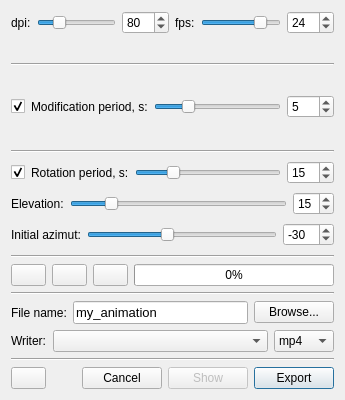
<?xml version="1.0" encoding="UTF-8"?>
<ui version="4.0">
 <class>Dialog</class>
 <widget class="QDialog" name="Dialog">
  <property name="geometry">
   <rect>
    <x>0</x>
    <y>0</y>
    <width>345</width>
    <height>400</height>
   </rect>
  </property>
  <property name="sizePolicy">
   <sizepolicy hsizetype="Fixed" vsizetype="Preferred">
    <horstretch>0</horstretch>
    <verstretch>0</verstretch>
   </sizepolicy>
  </property>
  <property name="minimumSize">
   <size>
    <width>345</width>
    <height>0</height>
   </size>
  </property>
  <property name="maximumSize">
   <size>
    <width>345</width>
    <height>16777215</height>
   </size>
  </property>
  <property name="windowTitle">
   <string>Animation manager</string>
  </property>
  <property name="windowIcon">
   <iconset>
    <normaloff>mpl_animationmanager/images/icon.png</normaloff>mpl_animationmanager/images/icon.png</iconset>
  </property>
  <property name="sizeGripEnabled">
   <bool>false</bool>
  </property>
  <layout class="QVBoxLayout" name="verticalLayout_3">
   <item>
    <layout class="QHBoxLayout" name="horizontalLayout_12">
     <item>
      <layout class="QHBoxLayout" name="horizontalLayout_11">
       <item>
        <widget class="QLabel" name="label_8">
         <property name="sizePolicy">
          <sizepolicy hsizetype="Maximum" vsizetype="Preferred">
           <horstretch>0</horstretch>
           <verstretch>0</verstretch>
          </sizepolicy>
         </property>
         <property name="text">
          <string>dpi:</string>
         </property>
        </widget>
       </item>
       <item>
        <widget class="QSlider" name="horizontalSlider_7">
         <property name="minimum">
          <number>10</number>
         </property>
         <property name="maximum">
          <number>300</number>
         </property>
         <property name="singleStep">
          <number>5</number>
         </property>
         <property name="value">
          <number>80</number>
         </property>
         <property name="orientation">
          <enum>Qt::Horizontal</enum>
         </property>
         <property name="tickPosition">
          <enum>QSlider::NoTicks</enum>
         </property>
        </widget>
       </item>
       <item>
        <widget class="QSpinBox" name="spinBox_dpi">
         <property name="minimum">
          <number>10</number>
         </property>
         <property name="maximum">
          <number>300</number>
         </property>
         <property name="singleStep">
          <number>5</number>
         </property>
         <property name="value">
          <number>80</number>
         </property>
        </widget>
       </item>
      </layout>
     </item>
     <item>
      <layout class="QHBoxLayout" name="horizontalLayout_2">
       <item>
        <widget class="QLabel" name="label_3">
         <property name="sizePolicy">
          <sizepolicy hsizetype="Maximum" vsizetype="Preferred">
           <horstretch>0</horstretch>
           <verstretch>0</verstretch>
          </sizepolicy>
         </property>
         <property name="text">
          <string>fps:</string>
         </property>
        </widget>
       </item>
       <item>
        <widget class="QSlider" name="horizontalSlider">
         <property name="minimum">
          <number>1</number>
         </property>
         <property name="maximum">
          <number>30</number>
         </property>
         <property name="value">
          <number>24</number>
         </property>
         <property name="orientation">
          <enum>Qt::Horizontal</enum>
         </property>
        </widget>
       </item>
       <item>
        <widget class="QSpinBox" name="spinBox_fps">
         <property name="minimum">
          <number>1</number>
         </property>
         <property name="maximum">
          <number>100</number>
         </property>
         <property name="value">
          <number>24</number>
         </property>
        </widget>
       </item>
      </layout>
     </item>
    </layout>
   </item>
   <item>
    <widget class="QWidget" name="widget_modif" native="true">
     <property name="sizePolicy">
      <sizepolicy hsizetype="Preferred" vsizetype="Preferred">
       <horstretch>0</horstretch>
       <verstretch>0</verstretch>
      </sizepolicy>
     </property>
     <layout class="QVBoxLayout" name="verticalLayout_2">
      <property name="margin">
       <number>0</number>
      </property>
      <item>
       <widget class="Line" name="line_4">
        <property name="orientation">
         <enum>Qt::Horizontal</enum>
        </property>
       </widget>
      </item>
      <item>
       <layout class="QHBoxLayout" name="horizontalLayout_10">
        <item>
         <widget class="QCheckBox" name="checkBox_modif">
          <property name="text">
           <string/>
          </property>
          <property name="checked">
           <bool>true</bool>
          </property>
         </widget>
        </item>
        <item>
         <widget class="QLabel" name="label_10">
          <property name="sizePolicy">
           <sizepolicy hsizetype="Maximum" vsizetype="Preferred">
            <horstretch>0</horstretch>
            <verstretch>0</verstretch>
           </sizepolicy>
          </property>
          <property name="text">
           <string>Modification period, s:</string>
          </property>
         </widget>
        </item>
        <item>
         <widget class="QSlider" name="horizontalSlider_5">
          <property name="minimum">
           <number>1</number>
          </property>
          <property name="maximum">
           <number>60</number>
          </property>
          <property name="value">
           <number>15</number>
          </property>
          <property name="orientation">
           <enum>Qt::Horizontal</enum>
          </property>
         </widget>
        </item>
        <item>
         <widget class="QSpinBox" name="spinBox_period_modif">
          <property name="minimum">
           <number>1</number>
          </property>
          <property name="maximum">
           <number>300</number>
          </property>
          <property name="value">
           <number>5</number>
          </property>
         </widget>
        </item>
       </layout>
      </item>
     </layout>
    </widget>
   </item>
   <item>
    <widget class="QWidget" name="widget_rot" native="true">
     <property name="sizePolicy">
      <sizepolicy hsizetype="Preferred" vsizetype="Preferred">
       <horstretch>0</horstretch>
       <verstretch>0</verstretch>
      </sizepolicy>
     </property>
     <layout class="QVBoxLayout" name="verticalLayout">
      <property name="margin">
       <number>0</number>
      </property>
      <item>
       <widget class="Line" name="line_5">
        <property name="orientation">
         <enum>Qt::Horizontal</enum>
        </property>
       </widget>
      </item>
      <item>
       <layout class="QHBoxLayout" name="horizontalLayout_3">
        <item>
         <widget class="QCheckBox" name="checkBox_rot">
          <property name="text">
           <string/>
          </property>
          <property name="checked">
           <bool>true</bool>
          </property>
         </widget>
        </item>
        <item>
         <widget class="QLabel" name="label_2">
          <property name="sizePolicy">
           <sizepolicy hsizetype="Maximum" vsizetype="Preferred">
            <horstretch>0</horstretch>
            <verstretch>0</verstretch>
           </sizepolicy>
          </property>
          <property name="text">
           <string>Rotation period, s:</string>
          </property>
         </widget>
        </item>
        <item>
         <widget class="QSlider" name="horizontalSlider_2">
          <property name="minimum">
           <number>1</number>
          </property>
          <property name="maximum">
           <number>60</number>
          </property>
          <property name="value">
           <number>15</number>
          </property>
          <property name="orientation">
           <enum>Qt::Horizontal</enum>
          </property>
         </widget>
        </item>
        <item>
         <widget class="QSpinBox" name="spinBox_period_rot">
          <property name="minimum">
           <number>1</number>
          </property>
          <property name="maximum">
           <number>300</number>
          </property>
          <property name="value">
           <number>15</number>
          </property>
         </widget>
        </item>
       </layout>
      </item>
      <item>
       <layout class="QHBoxLayout" name="horizontalLayout_8">
        <item>
         <widget class="QLabel" name="label_5">
          <property name="sizePolicy">
           <sizepolicy hsizetype="Maximum" vsizetype="Preferred">
            <horstretch>0</horstretch>
            <verstretch>0</verstretch>
           </sizepolicy>
          </property>
          <property name="text">
           <string>Elevation:</string>
          </property>
         </widget>
        </item>
        <item>
         <widget class="QSlider" name="horizontalSlider_3">
          <property name="maximum">
           <number>90</number>
          </property>
          <property name="value">
           <number>15</number>
          </property>
          <property name="orientation">
           <enum>Qt::Horizontal</enum>
          </property>
         </widget>
        </item>
        <item>
         <widget class="QSpinBox" name="spinBox_elev">
          <property name="sizePolicy">
           <sizepolicy hsizetype="Minimum" vsizetype="Fixed">
            <horstretch>0</horstretch>
            <verstretch>0</verstretch>
           </sizepolicy>
          </property>
          <property name="minimumSize">
           <size>
            <width>10</width>
            <height>0</height>
           </size>
          </property>
          <property name="minimum">
           <number>0</number>
          </property>
          <property name="maximum">
           <number>90</number>
          </property>
          <property name="value">
           <number>15</number>
          </property>
         </widget>
        </item>
       </layout>
      </item>
      <item>
       <layout class="QHBoxLayout" name="horizontalLayout_9">
        <item>
         <widget class="QLabel" name="label_7">
          <property name="sizePolicy">
           <sizepolicy hsizetype="Maximum" vsizetype="Preferred">
            <horstretch>0</horstretch>
            <verstretch>0</verstretch>
           </sizepolicy>
          </property>
          <property name="text">
           <string>Initial azimut:</string>
          </property>
         </widget>
        </item>
        <item>
         <widget class="QSlider" name="horizontalSlider_4">
          <property name="minimum">
           <number>-180</number>
          </property>
          <property name="maximum">
           <number>180</number>
          </property>
          <property name="value">
           <number>-30</number>
          </property>
          <property name="orientation">
           <enum>Qt::Horizontal</enum>
          </property>
         </widget>
        </item>
        <item>
         <widget class="QSpinBox" name="spinBox_azim">
          <property name="sizePolicy">
           <sizepolicy hsizetype="Minimum" vsizetype="Fixed">
            <horstretch>0</horstretch>
            <verstretch>0</verstretch>
           </sizepolicy>
          </property>
          <property name="minimumSize">
           <size>
            <width>10</width>
            <height>0</height>
           </size>
          </property>
          <property name="minimum">
           <number>-180</number>
          </property>
          <property name="maximum">
           <number>180</number>
          </property>
          <property name="value">
           <number>-30</number>
          </property>
         </widget>
        </item>
       </layout>
      </item>
     </layout>
    </widget>
   </item>
   <item>
    <widget class="Line" name="line_2">
     <property name="orientation">
      <enum>Qt::Horizontal</enum>
     </property>
    </widget>
   </item>
   <item>
    <layout class="QHBoxLayout" name="horizontalLayout_7">
     <item>
      <widget class="QPushButton" name="btnStart">
       <property name="sizePolicy">
        <sizepolicy hsizetype="Minimum" vsizetype="Fixed">
         <horstretch>0</horstretch>
         <verstretch>0</verstretch>
        </sizepolicy>
       </property>
       <property name="maximumSize">
        <size>
         <width>35</width>
         <height>16777215</height>
        </size>
       </property>
       <property name="focusPolicy">
        <enum>Qt::NoFocus</enum>
       </property>
       <property name="text">
        <string/>
       </property>
       <property name="icon">
        <iconset>
         <normaloff>mpl_animationmanager/images/play.png</normaloff>mpl_animationmanager/images/play.png</iconset>
       </property>
       <property name="iconSize">
        <size>
         <width>25</width>
         <height>25</height>
        </size>
       </property>
      </widget>
     </item>
     <item>
      <widget class="QPushButton" name="btnPause">
       <property name="maximumSize">
        <size>
         <width>35</width>
         <height>16777215</height>
        </size>
       </property>
       <property name="focusPolicy">
        <enum>Qt::NoFocus</enum>
       </property>
       <property name="styleSheet">
        <string notr="true"/>
       </property>
       <property name="text">
        <string/>
       </property>
       <property name="icon">
        <iconset>
         <normaloff>mpl_animationmanager/images/pause.png</normaloff>mpl_animationmanager/images/pause.png</iconset>
       </property>
       <property name="iconSize">
        <size>
         <width>25</width>
         <height>25</height>
        </size>
       </property>
      </widget>
     </item>
     <item>
      <widget class="QPushButton" name="btnStop">
       <property name="sizePolicy">
        <sizepolicy hsizetype="Minimum" vsizetype="Fixed">
         <horstretch>0</horstretch>
         <verstretch>0</verstretch>
        </sizepolicy>
       </property>
       <property name="minimumSize">
        <size>
         <width>0</width>
         <height>0</height>
        </size>
       </property>
       <property name="maximumSize">
        <size>
         <width>35</width>
         <height>16777215</height>
        </size>
       </property>
       <property name="focusPolicy">
        <enum>Qt::NoFocus</enum>
       </property>
       <property name="styleSheet">
        <string notr="true"/>
       </property>
       <property name="text">
        <string/>
       </property>
       <property name="icon">
        <iconset>
         <normaloff>mpl_animationmanager/images/stop.png</normaloff>mpl_animationmanager/images/stop.png</iconset>
       </property>
       <property name="iconSize">
        <size>
         <width>25</width>
         <height>25</height>
        </size>
       </property>
      </widget>
     </item>
     <item>
      <widget class="QProgressBar" name="progressBar">
       <property name="sizePolicy">
        <sizepolicy hsizetype="MinimumExpanding" vsizetype="Fixed">
         <horstretch>0</horstretch>
         <verstretch>0</verstretch>
        </sizepolicy>
       </property>
       <property name="value">
        <number>0</number>
       </property>
      </widget>
     </item>
    </layout>
   </item>
   <item>
    <widget class="Line" name="line">
     <property name="orientation">
      <enum>Qt::Horizontal</enum>
     </property>
    </widget>
   </item>
   <item>
    <layout class="QHBoxLayout" name="horizontalLayout_4">
     <item>
      <widget class="QLabel" name="label">
       <property name="text">
        <string>File name:</string>
       </property>
      </widget>
     </item>
     <item>
      <widget class="QLineEdit" name="lineEdit_name">
       <property name="font">
        <font>
         <pointsize>10</pointsize>
         <italic>false</italic>
        </font>
       </property>
       <property name="text">
        <string>my_animation</string>
       </property>
      </widget>
     </item>
     <item>
      <widget class="QPushButton" name="btnBrowse">
       <property name="text">
        <string>Browse...</string>
       </property>
      </widget>
     </item>
    </layout>
   </item>
   <item>
    <layout class="QHBoxLayout" name="horizontalLayout_5">
     <item>
      <widget class="QLabel" name="label_4">
       <property name="sizePolicy">
        <sizepolicy hsizetype="Maximum" vsizetype="Preferred">
         <horstretch>0</horstretch>
         <verstretch>0</verstretch>
        </sizepolicy>
       </property>
       <property name="text">
        <string>Writer:</string>
       </property>
      </widget>
     </item>
     <item>
      <widget class="QComboBox" name="comboBox_writers"/>
     </item>
     <item>
      <widget class="QComboBox" name="comboBox_ext">
       <property name="maximumSize">
        <size>
         <width>60</width>
         <height>16777215</height>
        </size>
       </property>
       <item>
        <property name="text">
         <string>mp4</string>
        </property>
       </item>
       <item>
        <property name="text">
         <string>gif</string>
        </property>
       </item>
      </widget>
     </item>
    </layout>
   </item>
   <item>
    <widget class="Line" name="line_3">
     <property name="orientation">
      <enum>Qt::Horizontal</enum>
     </property>
    </widget>
   </item>
   <item>
    <layout class="QHBoxLayout" name="horizontalLayout">
     <item>
      <widget class="QPushButton" name="btnAsk">
       <property name="sizePolicy">
        <sizepolicy hsizetype="Maximum" vsizetype="Fixed">
         <horstretch>0</horstretch>
         <verstretch>0</verstretch>
        </sizepolicy>
       </property>
       <property name="maximumSize">
        <size>
         <width>35</width>
         <height>16777215</height>
        </size>
       </property>
       <property name="focusPolicy">
        <enum>Qt::TabFocus</enum>
       </property>
       <property name="text">
        <string/>
       </property>
       <property name="icon">
        <iconset>
         <normaloff>mpl_animationmanager/images/Info.png</normaloff>mpl_animationmanager/images/Info.png</iconset>
       </property>
       <property name="iconSize">
        <size>
         <width>25</width>
         <height>25</height>
        </size>
       </property>
      </widget>
     </item>
     <item>
      <spacer name="horizontalSpacer">
       <property name="orientation">
        <enum>Qt::Horizontal</enum>
       </property>
       <property name="sizeType">
        <enum>QSizePolicy::Expanding</enum>
       </property>
       <property name="sizeHint" stdset="0">
        <size>
         <width>40</width>
         <height>20</height>
        </size>
       </property>
      </spacer>
     </item>
     <item>
      <widget class="QPushButton" name="btnCancel">
       <property name="text">
        <string>Cancel</string>
       </property>
       <property name="autoDefault">
        <bool>true</bool>
       </property>
      </widget>
     </item>
     <item>
      <widget class="QPushButton" name="btnShow">
       <property name="enabled">
        <bool>false</bool>
       </property>
       <property name="text">
        <string>Show</string>
       </property>
      </widget>
     </item>
     <item>
      <widget class="QPushButton" name="btnExport">
       <property name="text">
        <string>Export</string>
       </property>
       <property name="default">
        <bool>true</bool>
       </property>
      </widget>
     </item>
    </layout>
   </item>
  </layout>
  <zorder></zorder>
  <zorder>line</zorder>
  <zorder>line_2</zorder>
  <zorder>line_3</zorder>
  <zorder>widget_rot</zorder>
  <zorder>widget_modif</zorder>
 </widget>
 <resources/>
 <connections>
  <connection>
   <sender>spinBox_fps</sender>
   <signal>valueChanged(int)</signal>
   <receiver>horizontalSlider</receiver>
   <slot>setValue(int)</slot>
   <hints>
    <hint type="sourcelabel">
     <x>288</x>
     <y>23</y>
    </hint>
    <hint type="destinationlabel">
     <x>266</x>
     <y>39</y>
    </hint>
   </hints>
  </connection>
  <connection>
   <sender>horizontalSlider</sender>
   <signal>valueChanged(int)</signal>
   <receiver>spinBox_fps</receiver>
   <slot>setValue(int)</slot>
   <hints>
    <hint type="sourcelabel">
     <x>266</x>
     <y>28</y>
    </hint>
    <hint type="destinationlabel">
     <x>288</x>
     <y>15</y>
    </hint>
   </hints>
  </connection>
  <connection>
   <sender>horizontalSlider_2</sender>
   <signal>valueChanged(int)</signal>
   <receiver>spinBox_period_rot</receiver>
   <slot>setValue(int)</slot>
   <hints>
    <hint type="sourcelabel">
     <x>267</x>
     <y>131</y>
    </hint>
    <hint type="destinationlabel">
     <x>288</x>
     <y>113</y>
    </hint>
   </hints>
  </connection>
  <connection>
   <sender>spinBox_period_rot</sender>
   <signal>valueChanged(int)</signal>
   <receiver>horizontalSlider_2</receiver>
   <slot>setValue(int)</slot>
   <hints>
    <hint type="sourcelabel">
     <x>288</x>
     <y>113</y>
    </hint>
    <hint type="destinationlabel">
     <x>267</x>
     <y>131</y>
    </hint>
   </hints>
  </connection>
  <connection>
   <sender>horizontalSlider_3</sender>
   <signal>valueChanged(int)</signal>
   <receiver>spinBox_elev</receiver>
   <slot>setValue(int)</slot>
   <hints>
    <hint type="sourcelabel">
     <x>267</x>
     <y>167</y>
    </hint>
    <hint type="destinationlabel">
     <x>288</x>
     <y>151</y>
    </hint>
   </hints>
  </connection>
  <connection>
   <sender>spinBox_elev</sender>
   <signal>valueChanged(int)</signal>
   <receiver>horizontalSlider_3</receiver>
   <slot>setValue(int)</slot>
   <hints>
    <hint type="sourcelabel">
     <x>288</x>
     <y>151</y>
    </hint>
    <hint type="destinationlabel">
     <x>267</x>
     <y>167</y>
    </hint>
   </hints>
  </connection>
  <connection>
   <sender>horizontalSlider_4</sender>
   <signal>valueChanged(int)</signal>
   <receiver>spinBox_azim</receiver>
   <slot>setValue(int)</slot>
   <hints>
    <hint type="sourcelabel">
     <x>267</x>
     <y>204</y>
    </hint>
    <hint type="destinationlabel">
     <x>288</x>
     <y>188</y>
    </hint>
   </hints>
  </connection>
  <connection>
   <sender>spinBox_azim</sender>
   <signal>valueChanged(int)</signal>
   <receiver>horizontalSlider_4</receiver>
   <slot>setValue(int)</slot>
   <hints>
    <hint type="sourcelabel">
     <x>288</x>
     <y>188</y>
    </hint>
    <hint type="destinationlabel">
     <x>267</x>
     <y>204</y>
    </hint>
   </hints>
  </connection>
  <connection>
   <sender>horizontalSlider_5</sender>
   <signal>valueChanged(int)</signal>
   <receiver>spinBox_period_modif</receiver>
   <slot>setValue(int)</slot>
   <hints>
    <hint type="sourcelabel">
     <x>267</x>
     <y>86</y>
    </hint>
    <hint type="destinationlabel">
     <x>288</x>
     <y>64</y>
    </hint>
   </hints>
  </connection>
  <connection>
   <sender>spinBox_period_modif</sender>
   <signal>valueChanged(int)</signal>
   <receiver>horizontalSlider_5</receiver>
   <slot>setValue(int)</slot>
   <hints>
    <hint type="sourcelabel">
     <x>288</x>
     <y>61</y>
    </hint>
    <hint type="destinationlabel">
     <x>267</x>
     <y>86</y>
    </hint>
   </hints>
  </connection>
  <connection>
   <sender>checkBox_modif</sender>
   <signal>toggled(bool)</signal>
   <receiver>horizontalSlider_5</receiver>
   <slot>setEnabled(bool)</slot>
   <hints>
    <hint type="sourcelabel">
     <x>28</x>
     <y>68</y>
    </hint>
    <hint type="destinationlabel">
     <x>214</x>
     <y>64</y>
    </hint>
   </hints>
  </connection>
  <connection>
   <sender>checkBox_modif</sender>
   <signal>toggled(bool)</signal>
   <receiver>spinBox_period_modif</receiver>
   <slot>setEnabled(bool)</slot>
   <hints>
    <hint type="sourcelabel">
     <x>29</x>
     <y>68</y>
    </hint>
    <hint type="destinationlabel">
     <x>288</x>
     <y>61</y>
    </hint>
   </hints>
  </connection>
  <connection>
   <sender>checkBox_modif</sender>
   <signal>toggled(bool)</signal>
   <receiver>label_10</receiver>
   <slot>setEnabled(bool)</slot>
   <hints>
    <hint type="sourcelabel">
     <x>29</x>
     <y>77</y>
    </hint>
    <hint type="destinationlabel">
     <x>65</x>
     <y>77</y>
    </hint>
   </hints>
  </connection>
  <connection>
   <sender>checkBox_rot</sender>
   <signal>toggled(bool)</signal>
   <receiver>label_5</receiver>
   <slot>setEnabled(bool)</slot>
   <hints>
    <hint type="sourcelabel">
     <x>13</x>
     <y>123</y>
    </hint>
    <hint type="destinationlabel">
     <x>11</x>
     <y>159</y>
    </hint>
   </hints>
  </connection>
  <connection>
   <sender>checkBox_rot</sender>
   <signal>toggled(bool)</signal>
   <receiver>label_7</receiver>
   <slot>setEnabled(bool)</slot>
   <hints>
    <hint type="sourcelabel">
     <x>22</x>
     <y>120</y>
    </hint>
    <hint type="destinationlabel">
     <x>13</x>
     <y>204</y>
    </hint>
   </hints>
  </connection>
  <connection>
   <sender>checkBox_rot</sender>
   <signal>toggled(bool)</signal>
   <receiver>horizontalSlider_4</receiver>
   <slot>setEnabled(bool)</slot>
   <hints>
    <hint type="sourcelabel">
     <x>25</x>
     <y>124</y>
    </hint>
    <hint type="destinationlabel">
     <x>144</x>
     <y>200</y>
    </hint>
   </hints>
  </connection>
  <connection>
   <sender>checkBox_rot</sender>
   <signal>toggled(bool)</signal>
   <receiver>spinBox_period_rot</receiver>
   <slot>setEnabled(bool)</slot>
   <hints>
    <hint type="sourcelabel">
     <x>24</x>
     <y>118</y>
    </hint>
    <hint type="destinationlabel">
     <x>318</x>
     <y>111</y>
    </hint>
   </hints>
  </connection>
  <connection>
   <sender>checkBox_rot</sender>
   <signal>toggled(bool)</signal>
   <receiver>horizontalSlider_2</receiver>
   <slot>setEnabled(bool)</slot>
   <hints>
    <hint type="sourcelabel">
     <x>29</x>
     <y>127</y>
    </hint>
    <hint type="destinationlabel">
     <x>226</x>
     <y>105</y>
    </hint>
   </hints>
  </connection>
  <connection>
   <sender>checkBox_rot</sender>
   <signal>toggled(bool)</signal>
   <receiver>label_2</receiver>
   <slot>setEnabled(bool)</slot>
   <hints>
    <hint type="sourcelabel">
     <x>12</x>
     <y>117</y>
    </hint>
    <hint type="destinationlabel">
     <x>100</x>
     <y>125</y>
    </hint>
   </hints>
  </connection>
  <connection>
   <sender>checkBox_rot</sender>
   <signal>toggled(bool)</signal>
   <receiver>spinBox_elev</receiver>
   <slot>setEnabled(bool)</slot>
   <hints>
    <hint type="sourcelabel">
     <x>21</x>
     <y>109</y>
    </hint>
    <hint type="destinationlabel">
     <x>334</x>
     <y>147</y>
    </hint>
   </hints>
  </connection>
  <connection>
   <sender>checkBox_rot</sender>
   <signal>toggled(bool)</signal>
   <receiver>horizontalSlider_3</receiver>
   <slot>setEnabled(bool)</slot>
   <hints>
    <hint type="sourcelabel">
     <x>24</x>
     <y>110</y>
    </hint>
    <hint type="destinationlabel">
     <x>139</x>
     <y>146</y>
    </hint>
   </hints>
  </connection>
  <connection>
   <sender>checkBox_rot</sender>
   <signal>toggled(bool)</signal>
   <receiver>spinBox_azim</receiver>
   <slot>setEnabled(bool)</slot>
   <hints>
    <hint type="sourcelabel">
     <x>23</x>
     <y>113</y>
    </hint>
    <hint type="destinationlabel">
     <x>322</x>
     <y>199</y>
    </hint>
   </hints>
  </connection>
  <connection>
   <sender>horizontalSlider_7</sender>
   <signal>valueChanged(int)</signal>
   <receiver>spinBox_dpi</receiver>
   <slot>setValue(int)</slot>
   <hints>
    <hint type="sourcelabel">
     <x>96</x>
     <y>13</y>
    </hint>
    <hint type="destinationlabel">
     <x>118</x>
     <y>18</y>
    </hint>
   </hints>
  </connection>
  <connection>
   <sender>spinBox_dpi</sender>
   <signal>valueChanged(int)</signal>
   <receiver>horizontalSlider_7</receiver>
   <slot>setValue(int)</slot>
   <hints>
    <hint type="sourcelabel">
     <x>112</x>
     <y>29</y>
    </hint>
    <hint type="destinationlabel">
     <x>78</x>
     <y>34</y>
    </hint>
   </hints>
  </connection>
 </connections>
</ui>
